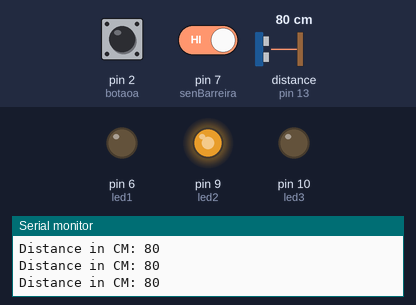
The sketch below on a simulated Arduino Uno, built with avr-gcc and run on an emulated ATmega328P. On the bench: output pins drawn as LEDs (lit = HIGH), the last lines printed to the serial monitor. The inputs (shaded band) are chosen by the test bench; at power-on: distance to the obstacle (sensor on pin 13) 80 cm, pin 7 (senBarreira) HIGH, pin 2 (botaoa) HIGH.

Above: at 1.2 s.
1.3 s: distance to the obstacle (sensor on pin 13) set to 2 cm
At 2.2 s:
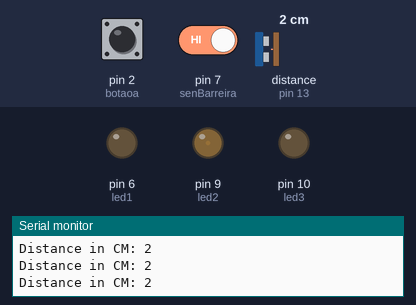
2.8 s: pin 7 (senBarreira) driven LOW
At 3.9 s:
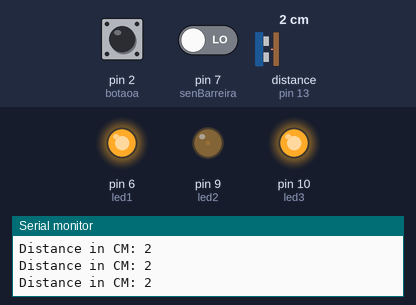
4.3 s: distance to the obstacle (sensor on pin 13) set to 35 cm
At 4.6 s:
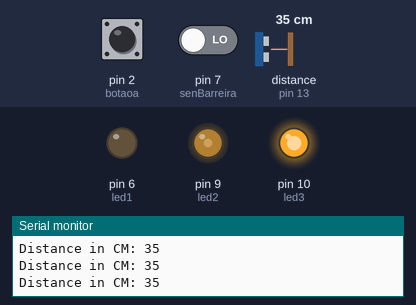
5.8 s: distance to the obstacle (sensor on pin 13) set to 60 cm
At 6.9 s:
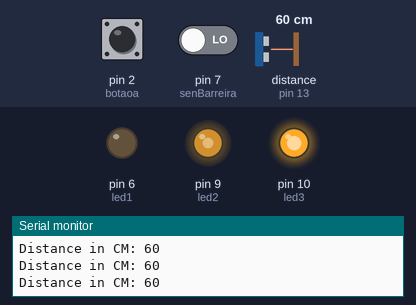
7.3 s: distance to the obstacle (sensor on pin 13) set to 120 cm
At 8.0 s:
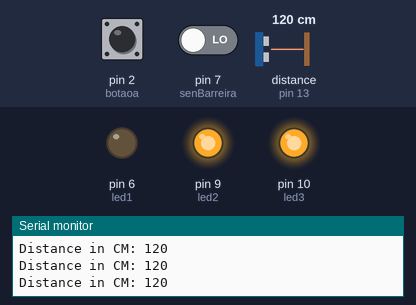
Timing chart, 0 to 9.8 s (numbered marks = the images above; inputs shaded):
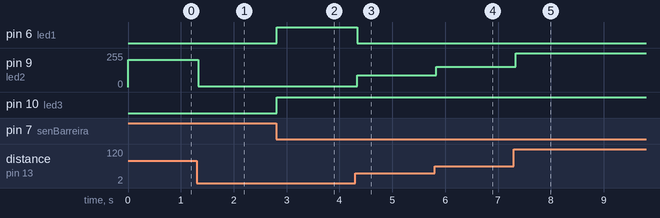

Measured:
- after the input at 1.3 s, pin 9 (led2): 204/255 → 5/255 at once
- after the input at 2.8 s, pin 6 (led1), pin 10 (led3): LOW → HIGH at once
- after the input at 4.3 s, pin 6 (led1): HIGH → LOW at once; pin 9 (led2): 5/255 → 89/255 at once
- after the input at 5.8 s, pin 9 (led2): 89/255 → 153/255 at once
- after the input at 7.3 s, pin 9 (led2): 153/255 → 255/255 at once

The sketch:

controle_leds_semdelay.ino
```cpp
#include <Ultrasonic.h>
int led1 = 6;
int led2 = 9;
int led3 = 10;
int senBarreira = 7;
Ultrasonic ultrasonic(12, 13);
int distance;
const int botaoa = 2;


void setup() {
  Serial.begin(9600);
  pinMode(led1, OUTPUT);
  pinMode(led2, OUTPUT);
  pinMode(led3, OUTPUT);
  pinMode(botaoa, INPUT_PULLUP);
  attachInterrupt(digitalPinToInterrupt(botaoa), desliga, CHANGE);
}


void loop() {

  distance = ultrasonic.read();
  int pwmled2 = map(distance, 0, 100, 0, 255);
  Serial.print("Distance in CM: ");
  Serial.println(distance);
  int leitura = digitalRead(senBarreira);

  if (distance < 20 && leitura == 0) {
    digitalWrite(led1, 1);
  } else {
    digitalWrite(led1, 0);
  }

  analogWrite(led2, pwmled2);

  if (leitura == 0) {
    digitalWrite(led3, 1);
  }

}

void desliga() {
  digitalWrite(led3, 0);
}
```
